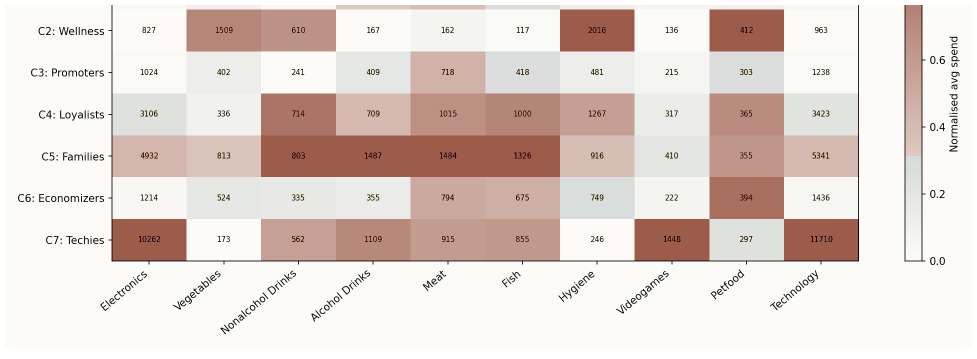
#> input picture web_app/imagens/charts/spend_heatmap.png, 1954 x 718 px, found by its file name (shown at 1/2 size)
$ python recolor_heatmaps_2.py
#> lines starting #> are read from the running program, lines starting #| are printed output that depends on the picture
import os
import numpy as np
from PIL import Image
import matplotlib.pyplot as plt

def hex_to_rgb(h):
    h = h.lstrip('#')
    return np.array([int(h[i:i+2], 16) for i in (0, 2, 4)])

def create_gradient_map(cmap_name, new_colors_hex, num_steps=256):
    old_cmap = plt.get_cmap(cmap_name)
    old_ramp = old_cmap(np.linspace(0, 1, num_steps))[:, :3] * 255.0

    # Create new ramp from hex colors
    new_ramp = np.zeros((num_steps, 3))
    n_colors = len(new_colors_hex)
    rgbs = [hex_to_rgb(h) for h in new_colors_hex]

    for i in range(num_steps):
        t = i / (num_steps - 1)
        # Find which segment of the new ramp we are in
        seg = t * (n_colors - 1)
        idx = int(seg)
        if idx >= n_colors - 1:
            new_ramp[i] = rgbs[-1]
        else:
            frac = seg - idx
            new_ramp[i] = rgbs[idx] * (1 - frac) + rgbs[idx+1] * frac

    return old_ramp, new_ramp

def recolor_heatmap(img_path, cmap_name, new_colors_hex, crop_top=60):
#> called with cmap_name = 'YlOrRd', crop_top = 60
    if not os.path.exists(img_path):
        return

    img = Image.open(img_path).convert("RGB")
    if crop_top > 0:
        # Don't actually crop, just keep the image intact so it's not cropped recursively
        pass

    pixels = np.array(img, dtype=np.float32)
    old_ramp, new_ramp = create_gradient_map(cmap_name, new_colors_hex)

    orig_shape = pixels.shape
#> orig_shape = (718, 1954, 3)
    pixels_flat = pixels.reshape(-1, 3)

    chunk_size = 10000
    new_pixels_flat = np.copy(pixels_flat)

    for i in range(0, len(pixels_flat), chunk_size):
        chunk = pixels_flat[i:i+chunk_size]
        diffs = chunk[:, np.newaxis, :] - old_ramp[np.newaxis, :, :]
        dists = np.sum(diffs**2, axis=2)
        best_match_idx = np.argmin(dists, axis=1)
        min_dists = np.min(dists, axis=1)

        mask = min_dists < 3000 # Threshold to catch compressed colours better
        new_pixels_flat[i:i+chunk_size][mask] = new_ramp[best_match_idx[mask]]
#> this loop made 141 passes
#> i on passes 2 to 13: 10000, 20000, 30000, 40000, 50000, 60000, 70000, 80000, 90000, 100000, 110000, 120000
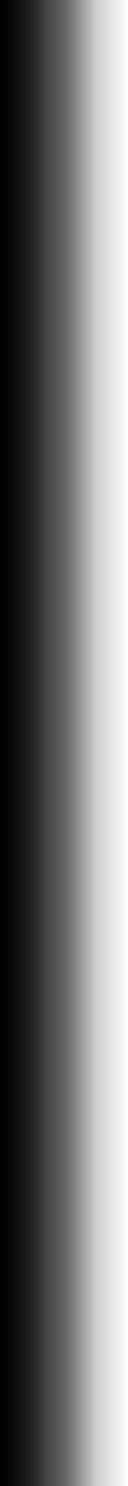
#> dists: shape (2972, 256) float64 (shown at 1/2 size); min 2601, max 128243, mean 59780; drawn with min black and max white

    new_pixels = new_pixels_flat.reshape(orig_shape)
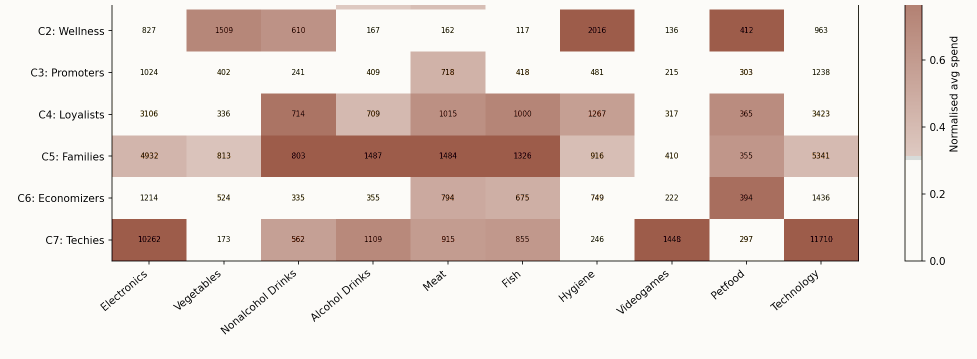
#> new_pixels: shape (718, 1954, 3) float32 (shown at 1/2 size); mean of channels 0, 1, 2 232, 218.7, 213.8; drawn as R, G, B
    img_out = Image.fromarray(np.clip(new_pixels, 0, 255).astype(np.uint8))
    img_out.save(img_path)
    print(f"Processed heatmap {os.path.basename(img_path)}")

charts_dir = r"c:\Users\carlo\Documents\Semestre 4\ML 2\costumer_seg_app_cm\imagens\charts"

# spend_heatmap.png (sequential, YlOrRd)
recolor_heatmap(
    os.path.join(charts_dir, "spend_heatmap.png"),
    "YlOrRd",
    ["#fcfbf8", "#9D5C4A"] # Beige to Rust
)
